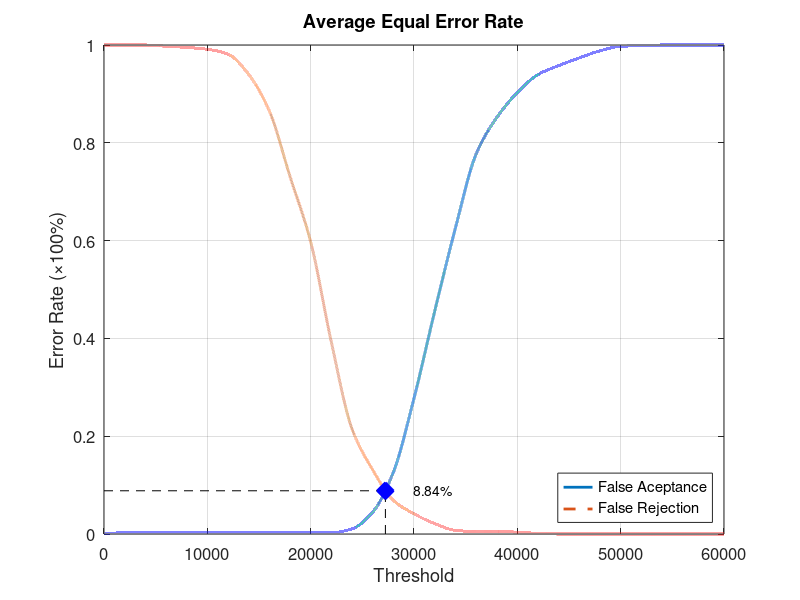
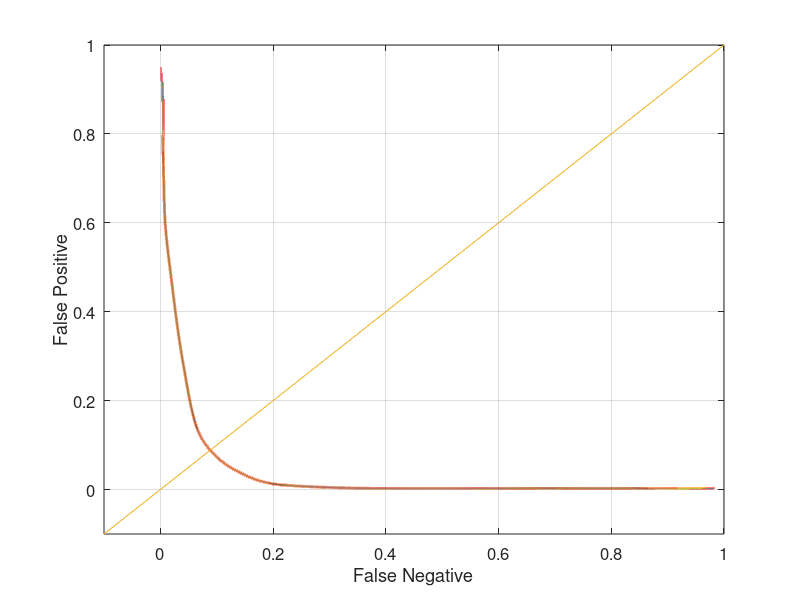

Write the MATLAB code that produced these figures, in order.
function yEER = Experiment3Average
close all;
clear;
clc;
x = 0:2000:60000;
xq = 0:0.5:60000;

y0 = [0 0.00263158 0.00263158 0.00263158 0.00263158 0.00263158 0.00263158 0.00263158 0.00263158 0.00263158 0.00263158 0.00263158 0.0105263 0.0447368 0.126316 0.277632 0.455263 0.625 0.776316 0.851316 0.902632 0.939474 0.957895 0.973684 0.988158 0.997368 0.998684 1 1 1 1];
yy0 = interp1(x, y0, xq, 'pchip');
y1 = [1 1 1 0.9975 0.995 0.99125 0.98125 0.94 0.865 0.73125 0.5975 0.3925 0.215 0.13125 0.06875 0.04125 0.02125 0.0075 0.005 0.005 0.00375 0.00125 0 0 0 0 0 0 0 0 0];
yy1 = interp1(x, y1, xq, 'pchip');

% Calculating EER: 
y2 = abs(y0 - y1);
find(y2 == min(y2))
yy2 = abs(yy0 - yy1);
xEER = find(yy2 == min(yy2));
xEERIndex = xq(xEER) % X-axis EER
yEER = yy0(xEER) % Y-axis EER

main = figure
plot(xq, yy0,'-','LineWidth', 2);	hold on
plot(xq, yy1,'--','LineWidth', 2);	hold on
plot([xEERIndex xEERIndex], [0 yEER], 'k--');	hold on
plot([0 xEERIndex], [yEER yEER], 'k--');	hold on
plot(xEERIndex, yEER, 'bx', 'LineWidth', 10);	hold on
text(xEERIndex + 10 * xEERIndex / 100, yEER, [num2str(round((10000 * yEER)) / 100) '%'])
legend('False Aceptance', 'False Rejection', 'Location', 'SouthEast')
xlabel('Threshold')
ylabel('Error Rate (\times100%)')
title('Average Equal Error Rate')
set(gca, 'FontSize', 12)
axis([0 60000 0 1])
grid on

print(main, 'Experiment3AverageMain', '-dpng');
FNRxFPR = figure('Color', [1 1 1]);
plot(yy1, yy0, '-', yy1, yy0, 'LineWidth', 2);
hold on
y = -0.1:0.1:1
plot(y, y); 
set(gca, 'FontSize', 12)
xlabel('False Negative')
ylabel('False Positive')
axis([-0.1 1 -0.1 1])
set(gca, 'FontSize', 12)
grid on

print(FNRxFPR, 'Experiment3AverageFNRxFPR','-dpng');
end
